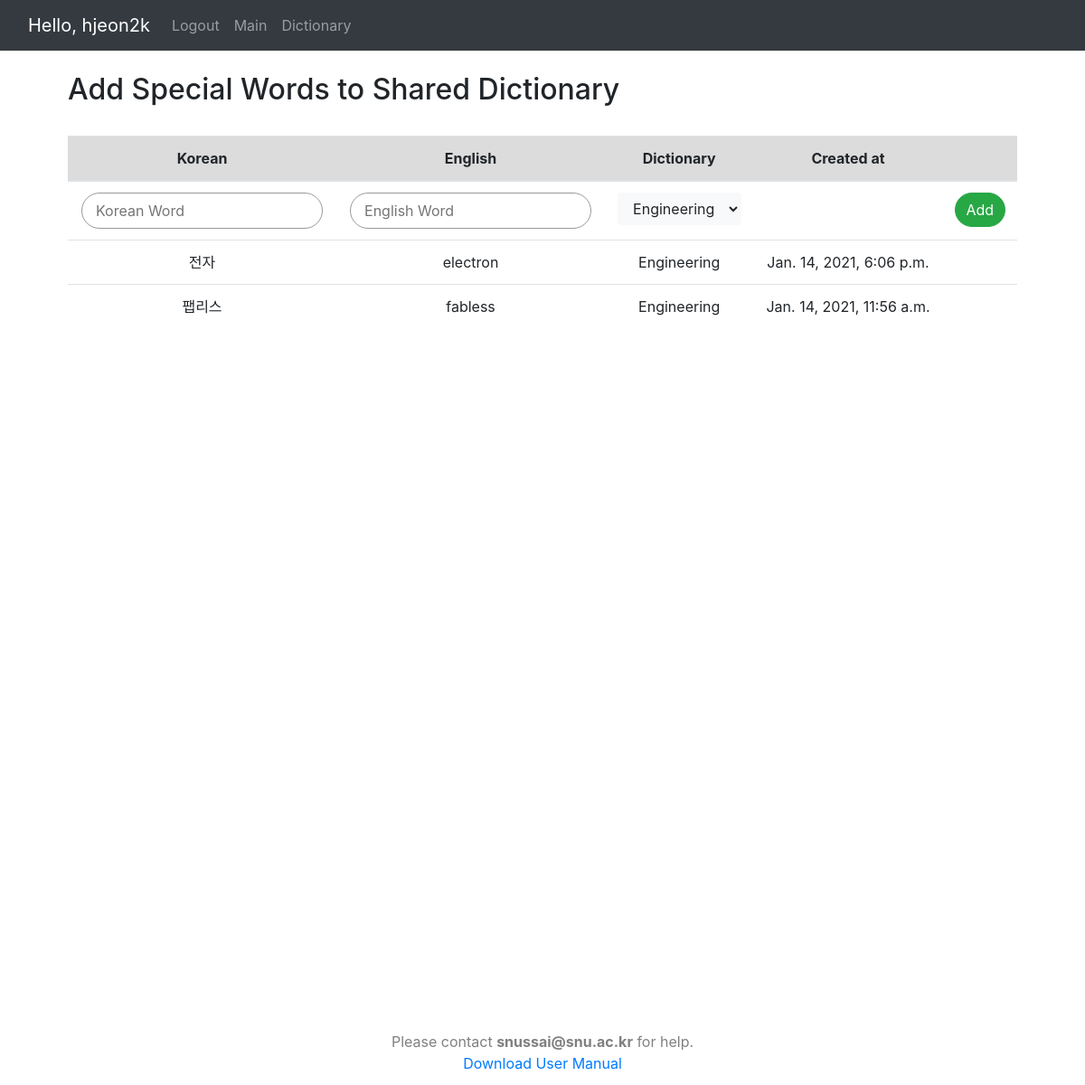
The app's page /wordset/ (signed in) with its own data.
### accounts/models.py (models this page shows)
class User(AbstractUser):
    pw_changing = models.BooleanField(default=False)

### words/models.py (models this page shows, shortened)
class Wordset(models.Model):
    start = models.CharField(max_length=200)
    arrive = models.CharField(max_length=200)
    spec = models.CharField(max_length=20, choices=SPEC_CHOICES, default='Engineering')
    created_by = models.ForeignKey(settings.AUTH_USER_MODEL, on_delete=models.PROTECT)
    created_at = models.DateTimeField(default=timezone.now)
    slug = models.SlugField(max_length=255, editable=False)
    class Meta:
        ordering = ['-created_at']

### words/views.py (the view, shortened to what this page needs)
# urls.py: path('wordset/', WordsetCreate.as_view(), name='wordset'),
class WordsetCreate(CreateView):
    model = Wordset
    form_class = WordsetForm
    def get_context_data(self, **kwargs):
        queryset = Wordset.objects.all()
        return dict(super(WordsetCreate, self).get_context_data(**kwargs), queryset = queryset)

### words/forms.py
class WordsetForm(forms.ModelForm):
    def __init__(self, *args, **kwargs):
        super(WordsetForm, self).__init__(*args, **kwargs)
        self.fields['spec'].widget.attrs = {'class' : 'btn btn-light'}
    class Meta:
        model = Wordset
        fields = ['spec']

### words/templates/words/wordset_form.html (shortened to what this page needs)
{% extends "base.html" %}
{% block content %}
<h2>Add Special Words to Shared Dictionary</h2>
<br>
<table class="table table-hover" title="It could take few days for &#10;Google Translation AI to learn new words">
	<thead>
		<tr bgcolor="DCDCDC" align="center">
			<th>Korean</th>
			<th>English</th>
			<th>Dictionary</th>
			<th>Created at</th>
			<th> </th>
	</thead>
		<form method="POST" action="{% url 'wordset' %}">
		<tr align="center">
			<td><input style="border-radius:20px; height:40px; outline-style: none; border: 1px solid #999; padding-left: 15px" name="start" type="text" placeholder="Korean Word"></td>
			<td><input style="border-radius:20px; height:40px; outline-style: none;  border: 1px solid #999; padding-left: 15px" name="arrive" type="text" placeholder="English Word"></td>
			<td> <div class="fieldWrapper"> {{form.spec}}</div> </td>
			<td></td>
			<td>
		<button class="btn btn-success" type="submit" style="border-radius: 20px"
			name="action" value="add">Add</button></td>
		</tr>
		</form>
		{% for wordset in queryset %}
		<tr valign="center" align="center">
			<td>{{wordset.start}}</td>
			<td>{{wordset.arrive}}</td>
			<td>{{wordset.spec}}</td>
			<td>{{wordset.created_at}}</td>
			{% if wordset.created_by == user %}
			<td><form method="POST" action="{% url "wordset-delete" wordset.pk %}">
			{% csrf_token %}
	    		    <button type="submit" name="action" value="del" style="border-radius: 15px">Delete</button></form></td>
			{% else %}
			<td> </td>
			{% endif %}
			</tr>
		{% endfor %}
</table>
{% endblock %}

### core/templates/base.html (shortened to what this page needs)
{% load static %}
<!doctype html>
<html lang="en">
  <head>
    <link href="{% static 'bootstrap_min.css'%}" rel="stylesheet">
    <link href="{% static 'base.css'%}" rel="stylesheet">
  </head>
  <body>
    <nav class="navbar navbar-expand-md sticky-top navbar-dark bg-dark mb-4">
    <div class="container-fluid">
      <a class="navbar-brand" style="color: white">Hello, {{user.username}}</a>
      <div class="collapse navbar-collapse" id="navbarCollapse">
        <ul class="navbar-nav mr-auto">
	  <li class="nav-item">
		  <a class="nav-link" href="{% url "logout" %}">Logout</a></li>
          <li class="nav-item">
		  <a class="nav-link" href="{% url 'home' %}">Main</a></li>
	  <li class="nav-item">
		  <a class="nav-link" href="{% url 'wordset' %}">Dictionary</a></li>
        </ul>
      </div>
    </div>
    </nav>
    <main role="main" class="container" style="width:90%;">
{% block content %}
{% endblock %}
    </main>
    <div class="footer-custom">
	    Please contact  <b>snussai@snu.ac.kr</b>  for help.
	<a href="/static/User_manual.pdf"style="text-decoration:none;" download>
   <br>Download User Manual</br>
</a>
   </div>
  </body>
</html>

### static/base.css (style rules this page uses)
body { min-height: 75rem; }
.footer-custom { width:100%; height:60px; position:fixed; bottom:0; background:white; text-align: center; color: grey; }

### records on screen
User: username "hjeon2k"
Wordset: start "전자", arrive "electron", spec "Engineering", created_at "Jan. 14, 2021, 6:06 p.m."
Wordset: start "팹리스", arrive "fabless", spec "Engineering", created_at "Jan. 14, 2021, 11:56 a.m."
